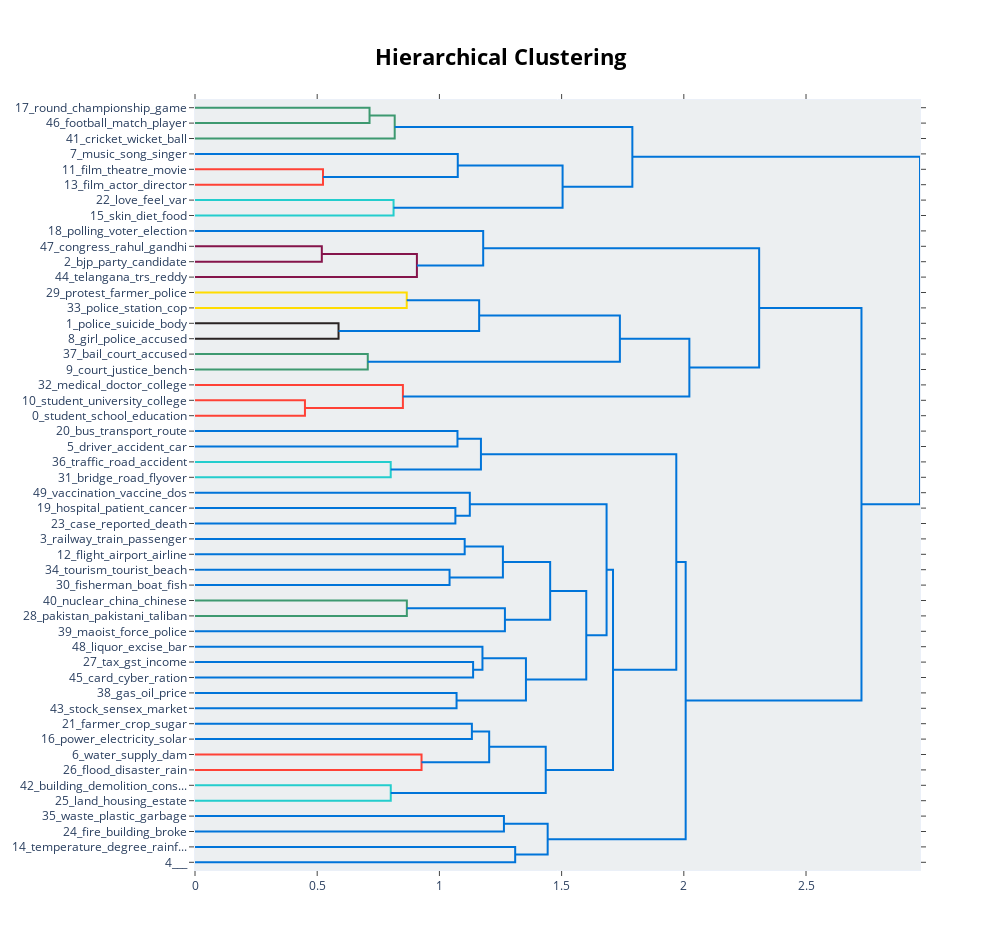

Notebook code for this chart:
### Code cell
topic_model.visualize_hierarchy(top_n_topics=50)

### Figure 1 — Plotly figure (JSON) as saved in the notebook; plotly's stock layout.template omitted (floating-point values rounded to 4 significant figures)
{"data": [{"hoverinfo": "text", "marker": {"color": "rgb(61,153,112)"}, "mode": "lines", "type": "scatter", "x": [0, 0.7141, 0.7141, 0], "xaxis": "x", "y": [-5, -5, -15, -15], "yaxis": "y"}, {"hoverinfo": "text", "marker": {"color": "rgb(61,153,112)"}, "mode": "lines", "type": "scatter", "x": [0.7141, 0.8171, 0.8171, 0], "xaxis": "x", "y": [-10, -10, -25, -25], "yaxis": "y"}, {"hoverinfo": "text", "marker": {"color": "rgb(255,65,54)"}, "mode": "lines", "type": "scatter", "x": [0, 0.5237, 0.5237, 0], "xaxis": "x", "y": [-45, -45, -55, -55], "yaxis": "y"}, {"hoverinfo": "text", "marker": {"color": "rgb(0,116,217)"}, "mode": "lines", "type": "scatter", "x": [0, 1.075, 1.075, 0.5237], "xaxis": "x", "y": [-35, -35, -50, -50], "yaxis": "y"}, {"hoverinfo": "text", "marker": {"color": "rgb(35,205,205)"}, "mode": "lines", "type": "scatter", "x": [0, 0.8124, 0.8124, 0], "xaxis": "x", "y": [-65, -65, -75, -75], "yaxis": "y"}, {"hoverinfo": "text", "marker": {"color": "rgb(0,116,217)"}, "mode": "lines", "type": "scatter", "x": [1.075, 1.504, 1.504, 0.8124], "xaxis": "x", "y": [-42.5, -42.5, -70, -70], "yaxis": "y"}, {"hoverinfo": "text", "marker": {"color": "rgb(0,116,217)"}, "mode": "lines", "type": "scatter", "x": [0.8171, 1.789, 1.789, 1.504], "xaxis": "x", "y": [-17.5, -17.5, -56.25, -56.25], "yaxis": "y"}, {"hoverinfo": "text", "marker": {"color": "rgb(133,20,75)"}, "mode": "lines", "type": "scatter", "x": [0, 0.5189, 0.5189, 0], "xaxis": "x", "y": [-95, -95, -105, -105], "yaxis": "y"}, {"hoverinfo": "text", "marker": {"color": "rgb(133,20,75)"}, "mode": "lines", "type": "scatter", "x": [0.5189, 0.908, 0.908, 0], "xaxis": "x", "y": [-100, -100, -115, -115], "yaxis": "y"}, {"hoverinfo": "text", "marker": {"color": "rgb(0,116,217)"}, "mode": "lines", "type": "scatter", "x": [0, 1.179, 1.179, 0.908], "xaxis": "x", "y": [-85, -85, -107.5, -107.5], "yaxis": "y"}, {"hoverinfo": "text", "marker": {"color": "rgb(255,220,0)"}, "mode": "lines", "type": "scatter", "x": [0, 0.8663, 0.8663, 0], "xaxis": "x", "y": [-125, -125, -135, -135], "yaxis": "y"}, {"hoverinfo": "text", "marker": {"color": "rgb(40,35,35)"}, "mode": "lines", "type": "scatter", "x": [0, 0.5873, 0.5873, 0], "xaxis": "x", "y": [-145, -145, -155, -155], "yaxis": "y"}, {"hoverinfo": "text", "marker": {"color": "rgb(0,116,217)"}, "mode": "lines", "type": "scatter", "x": [0.8663, 1.163, 1.163, 0.5873], "xaxis": "x", "y": [-130, -130, -150, -150], "yaxis": "y"}, {"hoverinfo": "text", "marker": {"color": "rgb(61,153,112)"}, "mode": "lines", "type": "scatter", "x": [0, 0.7069, 0.7069, 0], "xaxis": "x", "y": [-165, -165, -175, -175], "yaxis": "y"}, {"hoverinfo": "text", "marker": {"color": "rgb(0,116,217)"}, "mode": "lines", "type": "scatter", "x": [1.163, 1.738, 1.738, 0.7069], "xaxis": "x", "y": [-140, -140, -170, -170], "yaxis": "y"}, {"hoverinfo": "text", "marker": {"color": "rgb(255,65,54)"}, "mode": "lines", "type": "scatter", "x": [0, 0.4499, 0.4499, 0], "xaxis": "x", "y": [-195, -195, -205, -205], "yaxis": "y"}, {"hoverinfo": "text", "marker": {"color": "rgb(255,65,54)"}, "mode": "lines", "type": "scatter", "x": [0, 0.8506, 0.8506, 0.4499], "xaxis": "x", "y": [-185, -185, -200, -200], "yaxis": "y"}, {"hoverinfo": "text", "marker": {"color": "rgb(0,116,217)"}, "mode": "lines", "type": "scatter", "x": [1.738, 2.023, 2.023, 0.8506], "xaxis": "x", "y": [-155, -155, -192.5, -192.5], "yaxis": "y"}, {"hoverinfo": "text", "marker": {"color": "rgb(0,116,217)"}, "mode": "lines", "type": "scatter", "x": [1.179, 2.308, 2.308, 2.023], "xaxis": "x", "y": [-96.25, -96.25, -173.8, -173.8], "yaxis": "y"}, {"hoverinfo": "text", "marker": {"color": "rgb(0,116,217)"}, "mode": "lines", "type": "scatter", "x": [0, 1.074, 1.074, 0], "xaxis": "x", "y": [-215, -215, -225, -225], "yaxis": "y"}, {"hoverinfo": "text", "marker": {"color": "rgb(35,205,205)"}, "mode": "lines", "type": "scatter", "x": [0, 0.8008, 0.8008, 0], "xaxis": "x", "y": [-235, -235, -245, -245], "yaxis": "y"}, {"hoverinfo": "text", "marker": {"color": "rgb(0,116,217)"}, "mode": "lines", "type": "scatter", "x": [1.074, 1.17, 1.17, 0.8008], "xaxis": "x", "y": [-220, -220, -240, -240], "yaxis": "y"}, {"hoverinfo": "text", "marker": {"color": "rgb(0,116,217)"}, "mode": "lines", "type": "scatter", "x": [0, 1.065, 1.065, 0], "xaxis": "x", "y": [-265, -265, -275, -275], "yaxis": "y"}, {"hoverinfo": "text", "marker": {"color": "rgb(0,116,217)"}, "mode": "lines", "type": "scatter", "x": [0, 1.124, 1.124, 1.065], "xaxis": "x", "y": [-255, -255, -270, -270], "yaxis": "y"}, {"hoverinfo": "text", "marker": {"color": "rgb(0,116,217)"}, "mode": "lines", "type": "scatter", "x": [0, 1.103, 1.103, 0], "xaxis": "x", "y": [-285, -285, -295, -295], "yaxis": "y"}, {"hoverinfo": "text", "marker": {"color": "rgb(0,116,217)"}, "mode": "lines", "type": "scatter", "x": [0, 1.042, 1.042, 0], "xaxis": "x", "y": [-305, -305, -315, -315], "yaxis": "y"}, {"hoverinfo": "text", "marker": {"color": "rgb(0,116,217)"}, "mode": "lines", "type": "scatter", "x": [1.103, 1.26, 1.26, 1.042], "xaxis": "x", "y": [-290, -290, -310, -310], "yaxis": "y"}, {"hoverinfo": "text", "marker": {"color": "rgb(61,153,112)"}, "mode": "lines", "type": "scatter", "x": [0, 0.8668, 0.8668, 0], "xaxis": "x", "y": [-325, -325, -335, -335], "yaxis": "y"}, {"hoverinfo": "text", "marker": {"color": "rgb(0,116,217)"}, "mode": "lines", "type": "scatter", "x": [0.8668, 1.268, 1.268, 0], "xaxis": "x", "y": [-330, -330, -345, -345], "yaxis": "y"}, {"hoverinfo": "text", "marker": {"color": "rgb(0,116,217)"}, "mode": "lines", "type": "scatter", "x": [1.26, 1.453, 1.453, 1.268], "xaxis": "x", "y": [-300, -300, -337.5, -337.5], "yaxis": "y"}, {"hoverinfo": "text", "marker": {"color": "rgb(0,116,217)"}, "mode": "lines", "type": "scatter", "x": [0, 1.138, 1.138, 0], "xaxis": "x", "y": [-365, -365, -375, -375], "yaxis": "y"}, {"hoverinfo": "text", "marker": {"color": "rgb(0,116,217)"}, "mode": "lines", "type": "scatter", "x": [0, 1.176, 1.176, 1.138], "xaxis": "x", "y": [-355, -355, -370, -370], "yaxis": "y"}, {"hoverinfo": "text", "marker": {"color": "rgb(0,116,217)"}, "mode": "lines", "type": "scatter", "x": [0, 1.07, 1.07, 0], "xaxis": "x", "y": [-385, -385, -395, -395], "yaxis": "y"}, {"hoverinfo": "text", "marker": {"color": "rgb(0,116,217)"}, "mode": "lines", "type": "scatter", "x": [1.176, 1.354, 1.354, 1.07], "xaxis": "x", "y": [-362.5, -362.5, -390, -390], "yaxis": "y"}, {"hoverinfo": "text", "marker": {"color": "rgb(0,116,217)"}, "mode": "lines", "type": "scatter", "x": [1.453, 1.601, 1.601, 1.354], "xaxis": "x", "y": [-318.8, -318.8, -376.2, -376.2], "yaxis": "y"}, {"hoverinfo": "text", "marker": {"color": "rgb(0,116,217)"}, "mode": "lines", "type": "scatter", "x": [1.124, 1.684, 1.684, 1.601], "xaxis": "x", "y": [-262.5, -262.5, -347.5, -347.5], "yaxis": "y"}, {"hoverinfo": "text", "marker": {"color": "rgb(0,116,217)"}, "mode": "lines", "type": "scatter", "x": [0, 1.133, 1.133, 0], "xaxis": "x", "y": [-405, -405, -415, -415], "yaxis": "y"}, {"hoverinfo": "text", "marker": {"color": "rgb(255,65,54)"}, "mode": "lines", "type": "scatter", "x": [0, 0.9269, 0.9269, 0], "xaxis": "x", "y": [-425, -425, -435, -435], "yaxis": "y"}, {"hoverinfo": "text", "marker": {"color": "rgb(0,116,217)"}, "mode": "lines", "type": "scatter", "x": [1.133, 1.204, 1.204, 0.9269], "xaxis": "x", "y": [-410, -410, -430, -430], "yaxis": "y"}, {"hoverinfo": "text", "marker": {"color": "rgb(35,205,205)"}, "mode": "lines", "type": "scatter", "x": [0, 0.801, 0.801, 0], "xaxis": "x", "y": [-445, -445, -455, -455], "yaxis": "y"}, {"hoverinfo": "text", "marker": {"color": "rgb(0,116,217)"}, "mode": "lines", "type": "scatter", "x": [1.204, 1.435, 1.435, 0.801], "xaxis": "x", "y": [-420, -420, -450, -450], "yaxis": "y"}, {"hoverinfo": "text", "marker": {"color": "rgb(0,116,217)"}, "mode": "lines", "type": "scatter", "x": [1.684, 1.71, 1.71, 1.435], "xaxis": "x", "y": [-305, -305, -435, -435], "yaxis": "y"}, {"hoverinfo": "text", "marker": {"color": "rgb(0,116,217)"}, "mode": "lines", "type": "scatter", "x": [1.17, 1.969, 1.969, 1.71], "xaxis": "x", "y": [-230, -230, -370, -370], "yaxis": "y"}, {"hoverinfo": "text", "marker": {"color": "rgb(0,116,217)"}, "mode": "lines", "type": "scatter", "x": [0, 1.264, 1.264, 0], "xaxis": "x", "y": [-465, -465, -475, -475], "yaxis": "y"}, {"hoverinfo": "text", "marker": {"color": "rgb(0,116,217)"}, "mode": "lines", "type": "scatter", "x": [0, 1.31, 1.31, 0], "xaxis": "x", "y": [-485, -485, -495, -495], "yaxis": "y"}, {"hoverinfo": "text", "marker": {"color": "rgb(0,116,217)"}, "mode": "lines", "type": "scatter", "x": [1.264, 1.443, 1.443, 1.31], "xaxis": "x", "y": [-470, -470, -490, -490], "yaxis": "y"}, {"hoverinfo": "text", "marker": {"color": "rgb(0,116,217)"}, "mode": "lines", "type": "scatter", "x": [1.969, 2.008, 2.008, 1.443], "xaxis": "x", "y": [-300, -300, -480, -480], "yaxis": "y"}, {"hoverinfo": "text", "marker": {"color": "rgb(0,116,217)"}, "mode": "lines", "type": "scatter", "x": [2.308, 2.727, 2.727, 2.008], "xaxis": "x", "y": [-135, -135, -390, -390], "yaxis": "y"}, {"hoverinfo": "text", "marker": {"color": "rgb(0,116,217)"}, "mode": "lines", "type": "scatter", "x": [1.789, 2.966, 2.966, 2.727], "xaxis": "x", "y": [-36.88, -36.88, -262.5, -262.5], "yaxis": "y"}], "layout": {"autosize": false, "height": 950, "hoverlabel": {"bgcolor": "white", "font": {"family": "Rockwell", "size": 16}}, "hovermode": "closest", "plot_bgcolor": "#ECEFF1", "showlegend": false, "title": {"font": {"color": "Black", "size": 22}, "text": "<b>Hierarchical Clustering", "x": 0.5, "xanchor": "center", "yanchor": "top"}, "width": 1000, "xaxis": {"mirror": "allticks", "rangemode": "tozero", "showgrid": false, "showline": true, "showticklabels": true, "ticks": "outside", "type": "linear", "zeroline": false}, "yaxis": {"mirror": "allticks", "range": [-500, 0], "rangemode": "tozero", "showgrid": false, "showline": true, "showticklabels": true, "tickmode": "array", "ticks": "outside", "ticktext": ["17_round_championship_game", "46_football_match_player", "41_cricket_wicket_ball", "7_music_song_singer", "11_film_theatre_movie", "13_film_actor_director", "22_love_feel_var", "15_skin_diet_food", "18_polling_voter_election", "47_congress_rahul_gandhi", "2_bjp_party_candidate", "44_telangana_trs_reddy", "29_protest_farmer_police", "33_police_station_cop", "1_police_suicide_body", "8_girl_police_accused", "37_bail_court_accused", "9_court_justice_bench", "32_medical_doctor_college", "10_student_university_college", "0_student_school_education", "20_bus_transport_route", "5_driver_accident_car", "36_traffic_road_accident", "31_bridge_road_flyover", "49_vaccination_vaccine_dos", "19_hospital_patient_cancer", "23_case_reported_death", "3_railway_train_passenger", "12_flight_airport_airline", "34_tourism_tourist_beach", "30_fisherman_boat_fish", "40_nuclear_china_chinese", "28_pakistan_pakistani_taliban", "39_maoist_force_police", "48_liquor_excise_bar", "27_tax_gst_income", "45_card_cyber_ration", "38_gas_oil_price", "43_stock_sensex_market", "21_farmer_crop_sugar", "16_power_electricity_solar", "6_water_supply_dam", "26_flood_disaster_rain", "42_building_demolition_cons...", "25_land_housing_estate", "35_waste_plastic_garbage", "24_fire_building_broke", "14_temperature_degree_rainf...", "4___"], "tickvals": [-5, -15, -25, -35, -45, -55, -65, -75, -85, -95, -105, -115, -125, -135, -145, -155, -165, -175, -185, -195, -205, -215, -225, -235, -245, -255, -265, -275, -285, -295, -305, -315, -325, -335, -345, -355, -365, -375, -385, -395, -405, -415, -425, -435, -445, -455, -465, -475, -485, -495], "type": "linear", "zeroline": false}}}
